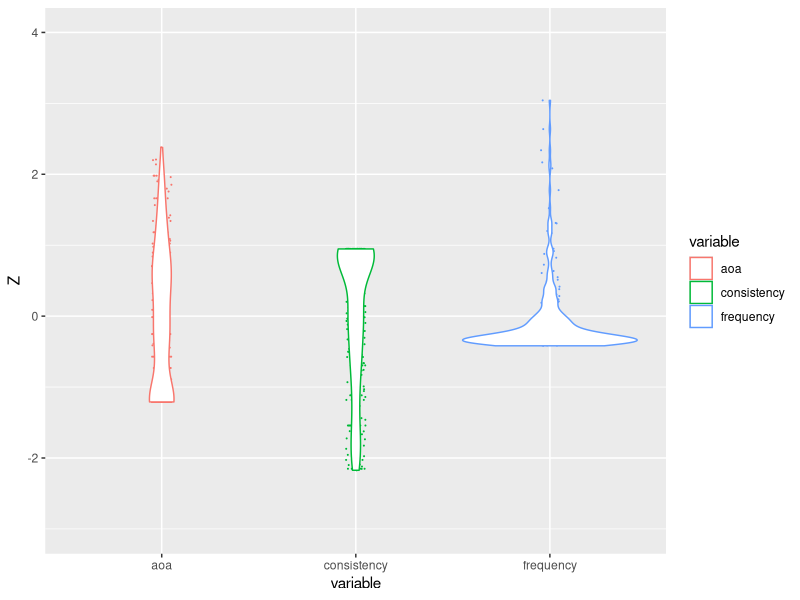

Reproduce this figure in R.

require(tidyverse)

d = read_csv('all_lists.csv')

# aoa, freq, consistency

# mean, SDs
aoa_mean_sd = d %>% 
  group_by(source) %>% 
  summarise(M_aoa = mean(aoa, na.rm = T),
            SD_aoa = sd(aoa, na.rm = T))


freq_mean_sd = d %>% 
  group_by(source) %>% 
  summarise(M_freq = mean(wcbc_freq, na.rm = T),
            SD_freq = sd(wcbc_freq, na.rm = T))


consistency_mean_sd = d %>% 
  group_by(source) %>% 
  summarise(M_consistency = mean(consistency, na.rm = T),
            SD_consistency = sd(consistency, na.rm = T))




# dolch
aoa_dolch = d %>% 
  filter(source == 'dolch') %>% 
  select(source, word, aoa) %>% 
  left_join(aoa_mean_sd) %>% 
  mutate(aoa_Z = (aoa - M_aoa)/SD_aoa) %>% 
  select(source, word, Z = aoa_Z) %>% 
  mutate(variable = 'aoa')

freq_dolch = d %>% 
  filter(source == 'dolch') %>% 
  select(source, word, wcbc_freq) %>% 
  left_join(freq_mean_sd) %>% 
  mutate(freq_Z = (wcbc_freq - M_freq)/SD_freq) %>% 
  select(source, word, Z = freq_Z) %>% 
  mutate(variable = 'frequency')


consistency_dolch = d %>% 
  filter(source == 'dolch') %>% 
  select(source, word, consistency) %>% 
  left_join(consistency_mean_sd) %>% 
  mutate(consistency_Z = (consistency - M_consistency)/SD_consistency) %>% 
  select(source, word, Z = consistency_Z) %>% 
  mutate(variable = 'consistency')



aoa_dolch %>% 
  rbind(freq_dolch) %>% 
  rbind(consistency_dolch) %>% 
  group_by(variable) %>% 
  ggplot(aes(variable, Z, color = variable)) +
  geom_jitter(width = .05, size = .05) +
  geom_violin() +
  ylim(c(-3, 4))

